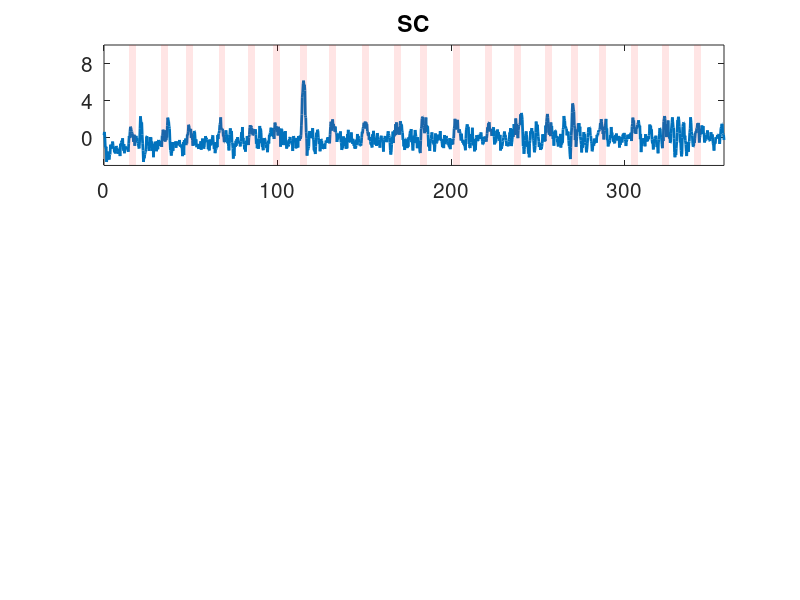

Reproduce this figure in MATLAB. (Note: this script raises an error after producing the figure.)


% Author: Aybuke Erol (a.erol@tudelft.nl)


% References

% [1] https://www.tensorlab.net/demos/sobi.html#convolutive-mixtures


clear; clc; rng default; close all;
addpath(genpath('../../../../../Toolboxes/tensorlab4.0beta'))
addpath(genpath('utils'))


%% Load the data


load('fUS_Data/fUS_time_series.mat'); % Load the fUS time-series into a 
                                                   % matrix called as x
lgds = {'SC','LGN','V1'}; % Order of the regions as stored in x


%% Parameters


Fs = 4;                         % sampling rate of the experiment (fixed, 
                                  % should not be changed)
M = size(x,2);                  % number of regions
R = 2;                          % nb sources
L_s = 8;                        % HRF filter length in seconds
L = L_s*Fs;                     % HRF filter length in samples
K = L;                       	% number of time-lags, i.e., frontal slices
Lacc = ceil(R*L/(M-R));         % shifting for convolutive mixtures
numBTDs = 20;                   % number of BTD repetitions
N = length(x);                  % number of time points in the experiment


%% Load the experimental paradigm (ep)


% The visual stimulus was displayed with a frame rate of 25 fps. Thus, the
% experimental paradigm should be interpolated to the time axis of the
% experiment (at Fs = 4)

movie_fps = 25;
load('fUS_Data/ep_original.mat'); % the ep at its original time scale 

screen_frame_times = 0:1/movie_fps:(length(ep_original)-1)/movie_fps;
t_axis = 0:1/Fs:(N-1)/Fs; % time-axis of the experiment

ep = interp1(screen_frame_times,ep_original,t_axis,'nearest');


% Find the true start and end times of the ep, will be used later

true_start_times = find(diff(ep)==1)+1;
stim_on = t_axis(true_start_times);
stim_off = t_axis(find(diff(ep)==-1)+1);
stim_on = stim_on(1:length(stim_off));


%% Initializations


u = 0:1/Fs:L/Fs; % time-axis of HRFs
cmap = lines(M); % colormap for visualization

all_estim_hrfs = zeros(L+1,M,numBTDs); % estimated HRFs at each repetition 
                                                                  % of BTD
costs = zeros(numBTDs,1); % final value of the BTD objective function

x_ext = zeros(N-Lacc,M*Lacc); % shifted output signal

for m = 1:M

    for l = 0:Lacc-1

        x_ext(:,(m-1)*Lacc+l+1) = x(l+1:end-Lacc+l,m);

    end

end

x_n = x_ext'; x_n_cut = circshift(x_n(:,floor(L/2)+1:end),-floor(L/2));


%% Display raw fUS data


fig = figure; ymin = -3; ymax = 10; yaxis = 0:4:8;

for m = 1:M

    subplot(M,1,m);
    p1 = plot(t_axis,x(:,m),'LineWidth',2,'Color',cmap(m,:));
    for i = 1:length(stim_on)
        hold on;
        p4 = fill([stim_on(i) stim_on(i) stim_off(i) stim_off(i)],...
            [ymin ymax ymax ymin],'r');
        set(p4,'facealpha',.1);
        set(p4,'EdgeColor','none');
    end
    xlim([0 t_axis(end)]); ylim([ymin ymax]); xlim([0 t_axis(end)]);
    set(gca,'YTick',yaxis); set(gca,'FontSize',15); 
    title(lgds{m}); ax = gca;

    switch m

        case 1
            ax.Position = [0.1 0.71 0.88 0.245];
            set(gca,'XTick',[]); 
        case 2
            ax.Position = [0.1 0.41 0.88 0.245];
            set(gca,'XTick',[]); 
        case 3
            ax.Position = [0.1 0.11 0.88 0.245];
            xlabel('Time (s)');

    end

end

han=axes(fig,'visible','off'); han.YLabel.Visible='on';
ylbl = ylabel(han,'Power Doppler Amplitude [a.u.]','FontSize',18);
ylbl.Position(2) = 0.5;
ylbl.Position(1) = -0.1;


%% Perform BTD


T = scov(x_ext,0:K-1); % tensor of lagged output autocorrelations

for testno = 1:numBTDs

    [sol,cost] = btd_deconv(T,M,R,Lacc,u);

    for m = 1:M

        estim_hrf = fliplr(sol.factors.H1(Lacc*(m-1)+1,1:L+1));

        all_estim_hrfs(:,m,testno) = estim_hrf;

    end

end

final_hrfs = find_solution(costs,all_estim_hrfs,Fs);


%% Display HRFs


H_T_est = [];
widths = zeros(M,1); % full-width-at-half-maximum for each estimated HRF
peak_lats = zeros(M,1); % peak latency for each estimated HRF

for m = 1:M
    
    curr_hrf = normalize(final_hrfs(:,m));

    H_T_est = cat(1,H_T_est,struct_toeplitz(final_hrfs(:,m),[],...
        [Lacc L+Lacc],zeros(Lacc-1,1),zeros(Lacc-1,1)));
        
    widths(m) = compute_fwhm(curr_hrf)/Fs; % in seconds
    [~,max_idx] = max(curr_hrf);
    peak_lats(m) = max_idx/Fs; % in seconds

    plot(u,curr_hrf - curr_hrf(1),'LineWidth',2); hold on;

end

set(gca,'FontSize',14); xlabel('Time (s)'); legend(lgds,'FontSize',15);
legend boxoff; yticks(0:3); grid on;


%% Source Signal Estimation


svd_thres = 4; % tolerance for pseudo-inverse of H
ep_rec = medfilt1(estimate_source(H_T_est,svd_thres,x_n_cut,N,L,Lacc),25);


p2 = plot(t_axis,ep_rec,'LineWidth',2,'Color','k'); ymin = -2; ymax = 4;

for i = 1:length(stim_on)

    hold on;
    p1 = fill([stim_on(i) stim_on(i) stim_off(i) stim_off(i)],...
        [ymin ymax ymax ymin],'r');
    set(p1,'facealpha',.1);
    set(p1,'EdgeColor','none');

end

xlim([0 t_axis(end)]); ylim([ymin ymax]); xlim([0 t_axis(end)]);
set(gca,'YTick',[]); set(gca,'FontSize',15); xlabel('Time (s)'); hold on;
legend([p1 p2],{'Experimental Paradigm','Estimated Source Signal'},...
    'FontSize',15);
thres = 0.35; hold on; 
plot(t_axis,thres*ones(1,N),'--k','DisplayName','Global Threshold');
hold on; [pks,locs] = findpeaks(ep_rec,t_axis);
plot(locs+1,pks+.2,'rv','MarkerFaceColor','red',...
    'DisplayName','Local Maxima of Estimation')


start_idx_rec = zeros(length(locs),1);
end_idx_rec = zeros(length(locs),1);
binarized_ep = zeros(1,N);

for i = 1:length(locs)

    mid_idx = find(t_axis == locs(i));

    for j = 1:100
        if ep_rec(mid_idx) - ep_rec(mid_idx - j) > ep_rec*.15
            break;
        end
    end

    start_idx_rec(i) = mid_idx - j;

    for j = 1:100
        if ep_rec(mid_idx) - ep_rec(mid_idx + j) > ep_rec*.15
            break;
        end
    end
    
    end_idx_rec(i) = mid_idx + j;

end

for i = 1:length(locs)

    binarized_ep(start_idx_rec(i):end_idx_rec(i)) = 1;

end


one_period = -5:1/Fs:10; % construct the time axis for 5 seconds before the 
                                    % stimulus shown until 10 seconds after

sc_seg = []; lgn_seg = []; v1_seg = [];

for i = true_start_times

    curr_time_seg = i-5*Fs:i+10*Fs;

    % Segment the regional responses for later averaging
    sc_seg = cat(2,sc_seg,x(curr_time_seg,1));
    lgn_seg = cat(2,lgn_seg,x(curr_time_seg,2));
    v1_seg = cat(2,v1_seg,x(curr_time_seg,3));

end

figure; 
hold on; sc = mean(sc_seg,2);
p3 = plot(one_period,sc-sc(1),'LineWidth',2,'Color',cmap(1,:));
hold on; lgn = mean(lgn_seg,2);
p4 = plot(one_period,lgn-lgn(1),'LineWidth',2,'Color',cmap(2,:));
hold on; v1 = mean(v1_seg,2);
p5 = plot(one_period,v1-v1(1),'LineWidth',2,'Color',cmap(3,:));
p1 = fill([0 0 4 4],[-1 2.5 2.5 -1],'r'); hold on;
set(p1,'facealpha',.1); set(p1,'EdgeColor','none');
avg_ep = mean(ep_seg,2); 
avg_ep(avg_ep<=.65) = 0; avg_ep(avg_ep>.65) = 1; 
start = find(diff(avg_ep)==1)/Fs-5; endd = find(diff(avg_ep)==-1)/Fs-5;
p2 = fill([start start endd endd],[-1 2.5 2.5 -1],'k');
set(p2,'facealpha',.1); set(p2,'EdgeColor','none');
legend([p1,p2,p3,p4,p5],{'True EP','Estimated EP','SC','LGN','V1'});
xlim([-5,10]);
legend boxoff; xlabel('Time (s)'); yticks(0:2); set(gca,'FontSize',15);
box on;

